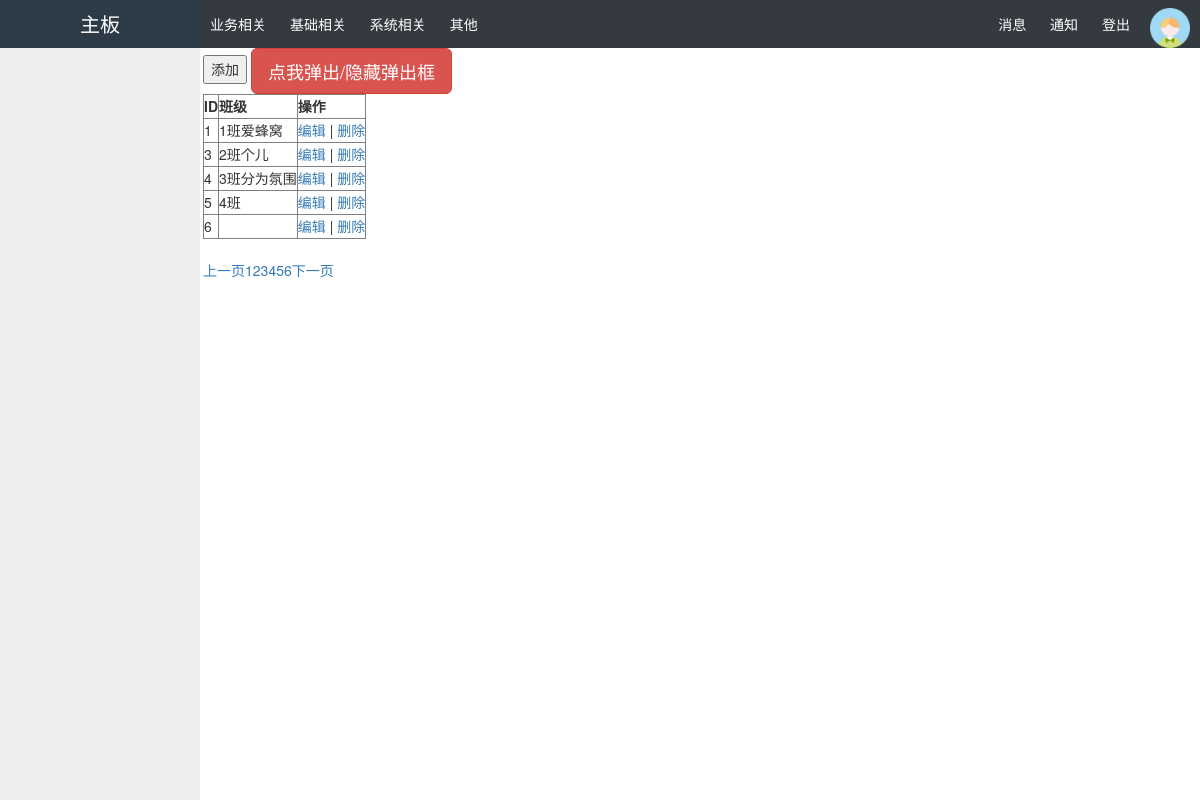
The app's page /classes/, older data.
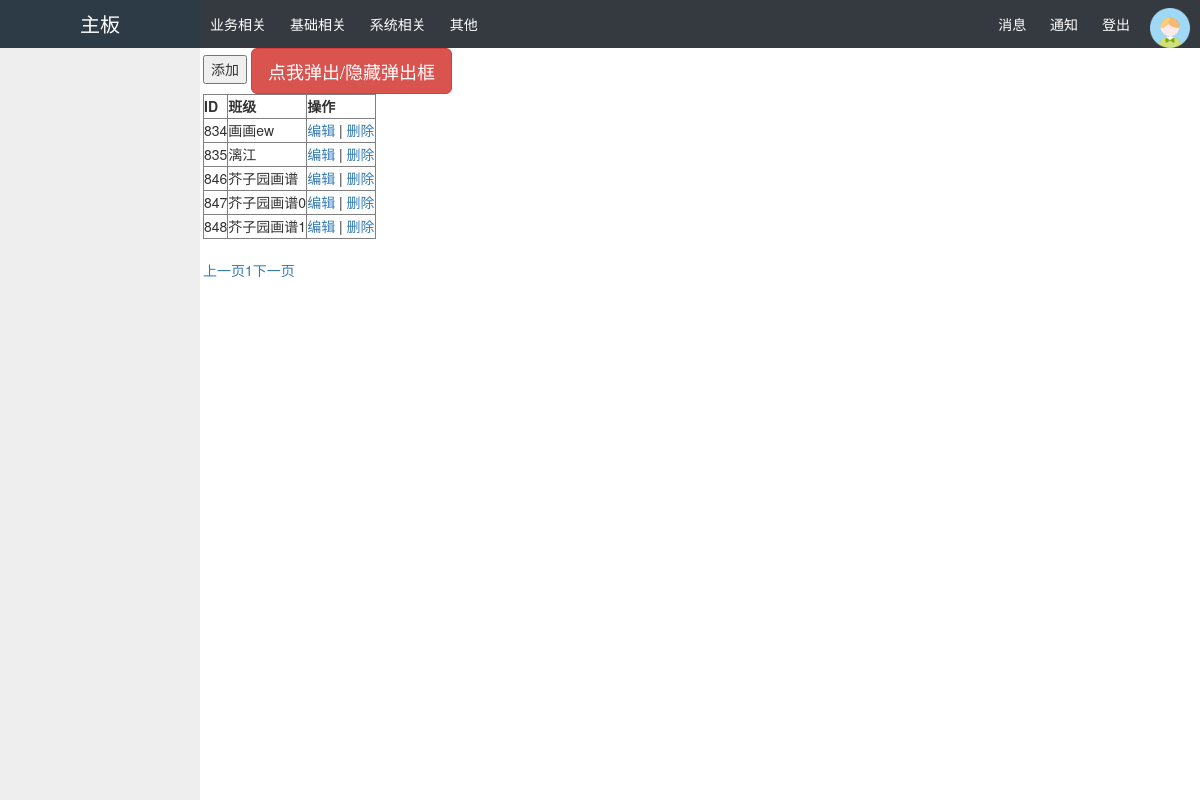
The same page, newer data.
### api/models.py (models this page shows, shortened)
class Classes(models.Model):
    caption = models.CharField(max_length=32)

### api/views/views.py (the view, shortened to what this page needs)
# urls.py: url(r'^classes/$', views.handle_classes, name="classes"),
def handle_classes(request):
    if request.method == 'GET':
        current_page = request.GET.get('p',1)
        current_page = int(current_page)
        total_count = models.Classes.objects.all().count()
        from api.utils.page import PagerHelper
        obj = PagerHelper(total_count, current_page, '/classes',5)
        pager = obj.pager_str()
        cls_list = models.Classes.objects.all()[obj.db_start:obj.db_end]
        current_user = request.session.get('username')
        return render(request, 'classes.html', {'username':current_user, 'classes':cls_list, 'str_pager':pager})

### api/utils/page.py (called while the page is built)
    @property
    def db_start(self):
        return (self.current_page -1) * self.per_page

    @property
    def db_end(self):
        return self.current_page * self.per_page

    def total_page(self):
        v, a = divmod(self.total_count, self.per_page)
        if a != 0:
            v += 1
        return v

### templates/classes.html (shortened to what this page needs)
{% extends 'layout.html' %}
{% block content %}
    <div>
    <input id="id_add" type="button" value="添加">
        <button type="button" class="btn btn-lg btn-danger" data-toggle="popover" title="Popover title" data-content="And here's some amazing content. It's very engaging. Right?">点我弹出/隐藏弹出框</button>
    </div>
    <table border="1">
        <thead>
            <tr>
                <th>ID</th>
                <th>班级</th>
                <th>操作</th>
            </tr>
        </thead>
        <tbody>
            {% for class in classes %}
                <tr>
                    <td>
                        {{ class.id }}
                    </td>
                    <td>
                        {{ class.caption }}
                    </td>
                    <td>
                        <a href="/edit_class?nid={{ class.id }}">编辑</a> | <a class="td-delete">删除</a>
                    </td>
                </tr>
            {% endfor %}
        </tbody>
    </table>
    <div class="pagination">
        {{ str_pager | safe }}
    </div>
{% endblock %}

### templates/layout.html (shortened to what this page needs)
<!DOCTYPE html>
<html lang="en">
<head>
    <link href="//netdna.bootstrapcdn.com/font-awesome/4.7.0/css/font-awesome.min.css" rel="stylesheet">
    <link rel="stylesheet" href="/static/css/bootstrap.min.css">
</head>
<body>
<div class="pg-header">
    <a class="logo left" href="/" style="color: white;text-decoration: none">主板</a>
    <div class="hl-menu left">
        <a class="item" href="#">业务相关</a>
        <a class="item" href="#">基础相关</a>
        <a class="item" href="#">系统相关</a>
        <div class="item-set" style="position: relative">
            <a class="item" href="#">其他</a>
        </div>
    </div>
    <div class="hr-menu right">
        <a class="item" href="#">消息</a>
        <a class="item" href="#">通知</a>
        <a class="item" href="/logout">登出</a>
        <div class="avatar">
            <a class="item" href="#">
                <img src="/static/image/avatar.png">
            </a>
        </div>
    </div>
</div>
<div class="pg-body">
    <div class="menus">
    </div>
    <div class="contents">
        <div>
            {% block content %}
            {% endblock %}
        </div>
    </div>
</div>
</body>
</html>

### templates/layout.html (style rules this page uses)
body { margin: 0px; font-size: 14px; line-height: 23px; }
.pg-header { height: 48px; background-color: #343a40!important; color: white; font-size: 14px; min-width: 1100px; line-height: 48px; }
.pg-header .logo { width: 200px; font-size: 20px; background-color: #2d3b47; text-align: center; }
.pg-header .hl-menu .item,.pg-header .hr-menu .item { padding: 0 10px; height: 48px; color: white; text-decoration: none; }
.pg-header .hl-menu .item-set { position: relative; display: inline-block; }
.avatar { position: relative; display: inline-block; float: right; }
.avatar img { height: 40px; margin-top: 4px; }
.pg-body .menus { position: absolute; top: 48px; left: 0; bottom: 0; width: 200px; background-color: #eeeeee; }
.pg-body .contents { position: absolute; top: 48px; left: 203px; right: 0; bottom: 0; overflow: scroll; }
.left { float: left; }
.right { float: right; }

Row changes from the older to the newer data that the page shows:
removed Classes: id "1", caption "1班爱蜂窝"
removed Classes: id "3", caption "2班个儿"
removed Classes: id "4", caption "3班分为氛围"
removed Classes: id "5", caption "4班"
removed Classes: id "6"
added Classes: id "834", caption "画画ew"
added Classes: id "835", caption "漓江"
added Classes: id "846", caption "芥子园画谱"
added Classes: id "847", caption "芥子园画谱0"
added Classes: id "848", caption "芥子园画谱1"
Text that changed along with them:
{{ str_pager | safe }}: "上一页 1 2 3 4 5 6 下一页" → "上一页 1 下一页"
